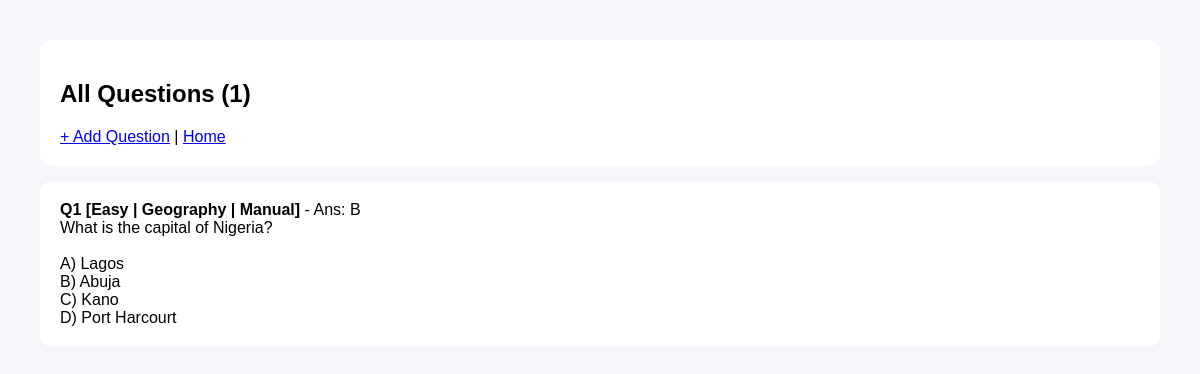
Page /questions on the earlier database version.
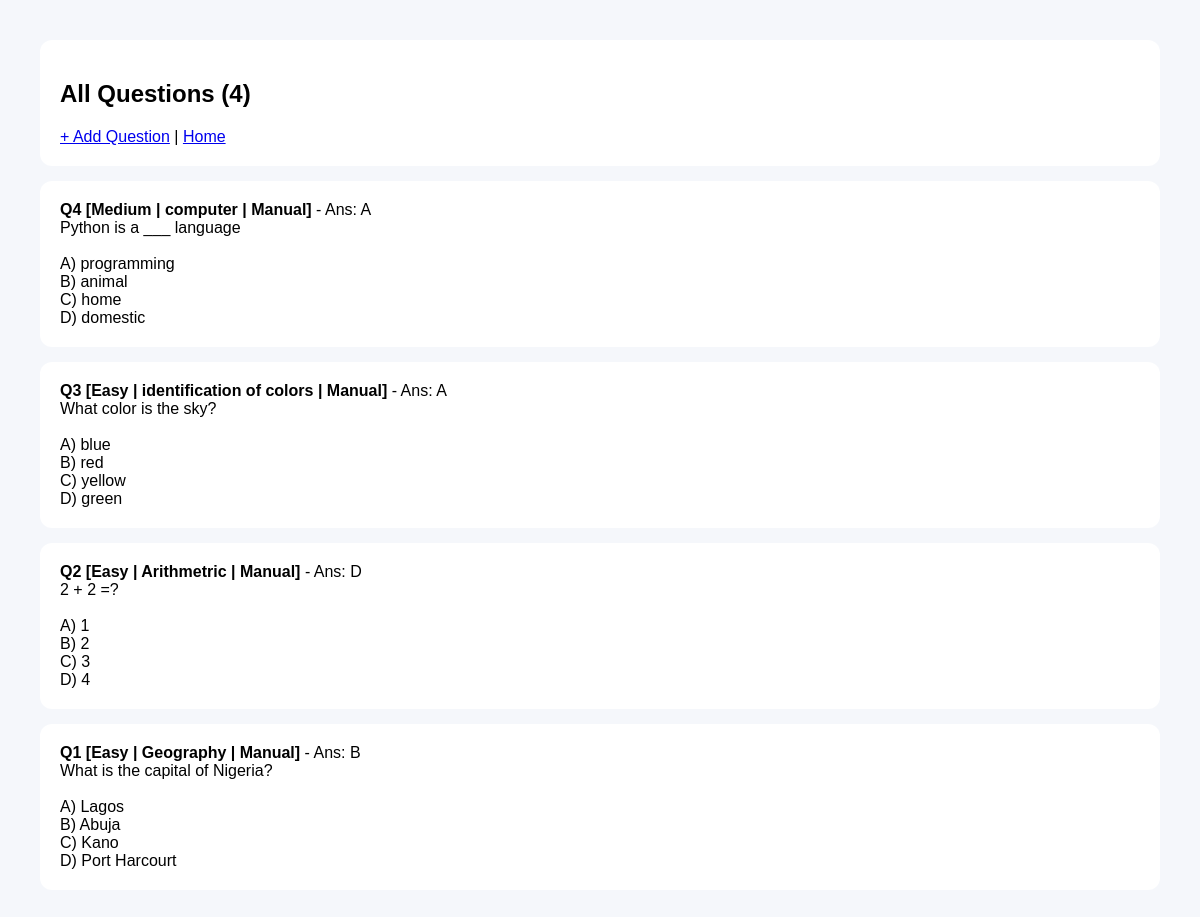
Same page on the later database version.
### tables this page shows
CREATE TABLE Questions (
        question_id INTEGER PRIMARY KEY AUTOINCREMENT,
        question_text TEXT NOT NULL,
        option_a TEXT, option_b TEXT, option_c TEXT, option_d TEXT,
        correct_answer TEXT CHECK(correct_answer IN ('A','B','C','D')),
        difficulty TEXT, topic TEXT, source_flag TEXT,
        created_at TIMESTAMP DEFAULT CURRENT_TIMESTAMP
    );

### app.py (the view)
@app.route("/questions")
def questions_list():
    conn = get_db()
    qs = conn.execute("SELECT * FROM Questions ORDER BY question_id DESC").fetchall()
    conn.close()
    return render_template("questions.html", questions=qs)

### app.py (called while the page is built)
def get_db():
    conn = sqlite3.connect(DB_PATH)
    conn.row_factory = sqlite3.Row
    return conn

### templates/questions.html (shortened to what this page needs)
<!doctype html>
<html>
  <head>
  </head>
  <body>
    <div class="card">
      <h2>All Questions ({{ questions|length }})</h2>
      <a href="/add_question">+ Add Question</a> | <a href="/">Home</a>
    </div>
    {% for q in questions %}
    <div class="card">
      <b
        >Q{{ q['question_id'] }} [{{ q['difficulty'] }} | {{ q['topic'] }} | {{
        q['source_flag'] }}]</b
      >
      - Ans: {{ q['correct_answer'] }}<br />
      {{ q['question_text'] }}<br /><br />
      A) {{ q['option_a'] }}<br />B) {{ q['option_b'] }}<br />C) {{
      q['option_c'] }}<br />D) {{ q['option_d'] }}
    </div>
    {% endfor %}
  </body>
</html>

Differences in the rows shown:
added Questions: question_id "4", difficulty "Medium", topic "computer", source_flag "Manual", correct_answer "A", question_text "Python is a ___ language", option_a "programming", option_b "animal", option_c "home", option_d "domestic"
added Questions: question_id "3", difficulty "Easy", topic "identification of colors", source_flag "Manual", correct_answer "A", question_text "What color is the sky?", option_a "blue", option_b "red", option_c "yellow", option_d "green"
added Questions: question_id "2", difficulty "Easy", topic "Arithmetric", source_flag "Manual", correct_answer "D", question_text "2 + 2 =?", option_a "1", option_b "2", option_c "3", option_d "4"
Other differences:
{{ questions|length }}: "1" → "4"
